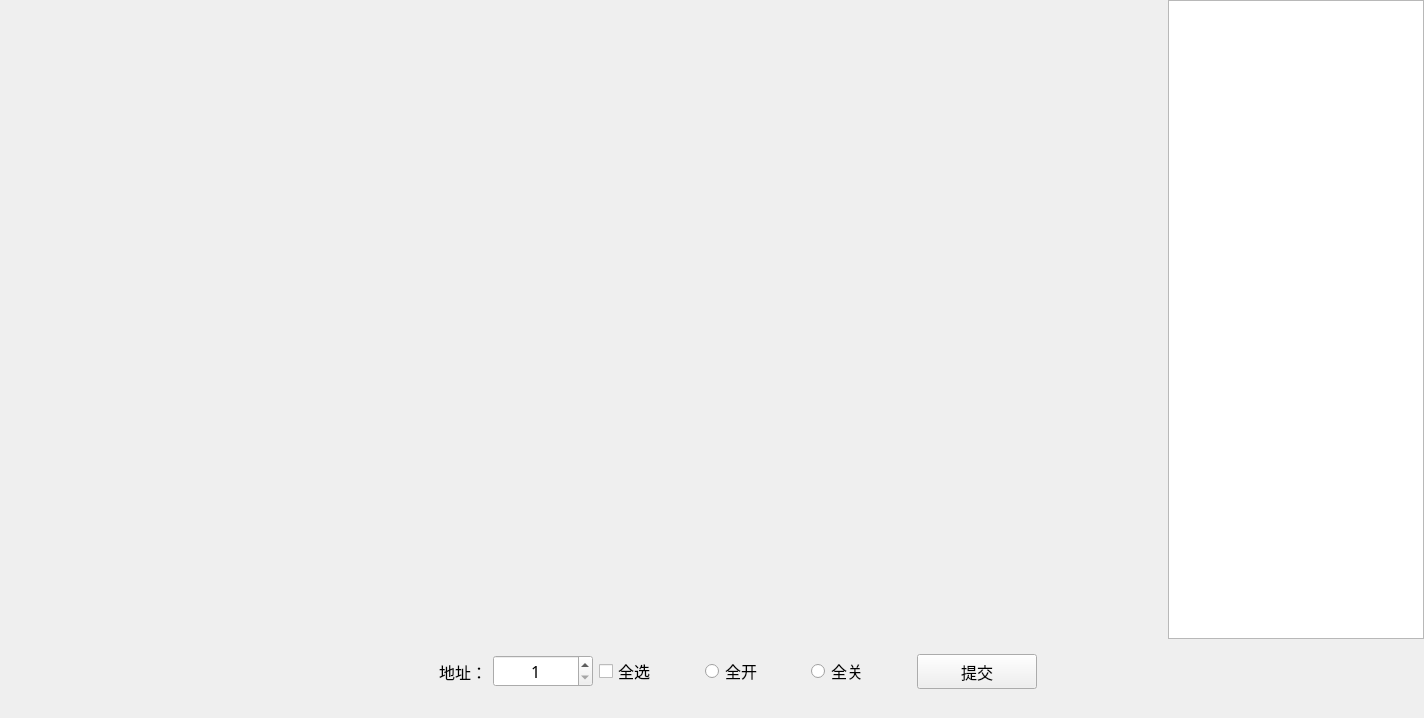
<?xml version="1.0" encoding="UTF-8"?>
<ui version="4.0">
 <class>MV1Set_SwWid</class>
 <widget class="QWidget" name="MV1Set_SwWid">
  <property name="geometry">
   <rect>
    <x>0</x>
    <y>0</y>
    <width>1424</width>
    <height>718</height>
   </rect>
  </property>
  <property name="font">
   <font>
    <family>微软雅黑</family>
    <pointsize>12</pointsize>
   </font>
  </property>
  <property name="windowTitle">
   <string>Form</string>
  </property>
  <layout class="QGridLayout" name="gridLayout_2">
   <property name="leftMargin">
    <number>0</number>
   </property>
   <property name="topMargin">
    <number>0</number>
   </property>
   <property name="rightMargin">
    <number>0</number>
   </property>
   <property name="bottomMargin">
    <number>20</number>
   </property>
   <property name="horizontalSpacing">
    <number>0</number>
   </property>
   <item row="0" column="0">
    <layout class="QHBoxLayout" name="horizontalLayout">
     <item>
      <widget class="QWidget" name="widget" native="true">
       <property name="sizePolicy">
        <sizepolicy hsizetype="Preferred" vsizetype="Preferred">
         <horstretch>200</horstretch>
         <verstretch>0</verstretch>
        </sizepolicy>
       </property>
       <property name="minimumSize">
        <size>
         <width>800</width>
         <height>400</height>
        </size>
       </property>
       <layout class="QGridLayout" name="gridLayout">
        <item row="5" column="1">
         <widget class="QWidget" name="widget_17" native="true">
          <property name="styleSheet">
           <string notr="true"/>
          </property>
         </widget>
        </item>
        <item row="5" column="2">
         <widget class="QWidget" name="widget_18" native="true">
          <property name="styleSheet">
           <string notr="true"/>
          </property>
         </widget>
        </item>
        <item row="3" column="2">
         <widget class="QWidget" name="widget_12" native="true">
          <property name="styleSheet">
           <string notr="true"/>
          </property>
         </widget>
        </item>
        <item row="3" column="1">
         <widget class="QWidget" name="widget_11" native="true">
          <property name="styleSheet">
           <string notr="true"/>
          </property>
         </widget>
        </item>
        <item row="4" column="1">
         <widget class="QWidget" name="widget_14" native="true">
          <property name="styleSheet">
           <string notr="true"/>
          </property>
         </widget>
        </item>
        <item row="4" column="0">
         <widget class="QWidget" name="widget_13" native="true">
          <property name="styleSheet">
           <string notr="true"/>
          </property>
         </widget>
        </item>
        <item row="4" column="2">
         <widget class="QWidget" name="widget_15" native="true">
          <property name="styleSheet">
           <string notr="true"/>
          </property>
         </widget>
        </item>
        <item row="8" column="2">
         <widget class="QWidget" name="widget_24" native="true">
          <property name="styleSheet">
           <string notr="true"/>
          </property>
         </widget>
        </item>
        <item row="3" column="0">
         <widget class="QWidget" name="widget_10" native="true">
          <property name="styleSheet">
           <string notr="true"/>
          </property>
         </widget>
        </item>
        <item row="2" column="2">
         <widget class="QWidget" name="widget_9" native="true">
          <property name="styleSheet">
           <string notr="true"/>
          </property>
         </widget>
        </item>
        <item row="2" column="1">
         <widget class="QWidget" name="widget_8" native="true">
          <property name="styleSheet">
           <string notr="true"/>
          </property>
         </widget>
        </item>
        <item row="1" column="0">
         <widget class="QWidget" name="widget_4" native="true">
          <property name="styleSheet">
           <string notr="true"/>
          </property>
         </widget>
        </item>
        <item row="0" column="0">
         <widget class="QWidget" name="widget_1" native="true">
          <property name="styleSheet">
           <string notr="true"/>
          </property>
         </widget>
        </item>
        <item row="1" column="2">
         <widget class="QWidget" name="widget_6" native="true">
          <property name="styleSheet">
           <string notr="true"/>
          </property>
         </widget>
        </item>
        <item row="0" column="1">
         <widget class="QWidget" name="widget_2" native="true">
          <property name="styleSheet">
           <string notr="true"/>
          </property>
         </widget>
        </item>
        <item row="2" column="0">
         <widget class="QWidget" name="widget_7" native="true">
          <property name="styleSheet">
           <string notr="true"/>
          </property>
         </widget>
        </item>
        <item row="1" column="1">
         <widget class="QWidget" name="widget_5" native="true">
          <property name="styleSheet">
           <string notr="true"/>
          </property>
         </widget>
        </item>
        <item row="0" column="2">
         <widget class="QWidget" name="widget_3" native="true">
          <property name="styleSheet">
           <string notr="true"/>
          </property>
         </widget>
        </item>
        <item row="6" column="2">
         <widget class="QWidget" name="widget_21" native="true">
          <property name="styleSheet">
           <string notr="true"/>
          </property>
         </widget>
        </item>
        <item row="5" column="0">
         <widget class="QWidget" name="widget_16" native="true">
          <property name="styleSheet">
           <string notr="true"/>
          </property>
         </widget>
        </item>
        <item row="8" column="0">
         <widget class="QWidget" name="widget_22" native="true">
          <property name="styleSheet">
           <string notr="true"/>
          </property>
         </widget>
        </item>
        <item row="8" column="1">
         <widget class="QWidget" name="widget_23" native="true">
          <property name="styleSheet">
           <string notr="true"/>
          </property>
         </widget>
        </item>
        <item row="6" column="0">
         <widget class="QWidget" name="widget_19" native="true">
          <property name="styleSheet">
           <string notr="true"/>
          </property>
         </widget>
        </item>
        <item row="6" column="1">
         <widget class="QWidget" name="widget_20" native="true">
          <property name="styleSheet">
           <string notr="true"/>
          </property>
         </widget>
        </item>
       </layout>
      </widget>
     </item>
     <item>
      <widget class="QTextEdit" name="textEdit">
       <property name="sizePolicy">
        <sizepolicy hsizetype="Expanding" vsizetype="Expanding">
         <horstretch>0</horstretch>
         <verstretch>0</verstretch>
        </sizepolicy>
       </property>
       <property name="minimumSize">
        <size>
         <width>200</width>
         <height>400</height>
        </size>
       </property>
       <property name="maximumSize">
        <size>
         <width>16777215</width>
         <height>16777215</height>
        </size>
       </property>
       <property name="font">
        <font>
         <family>微软雅黑</family>
         <pointsize>12</pointsize>
        </font>
       </property>
      </widget>
     </item>
    </layout>
   </item>
   <item row="1" column="0">
    <widget class="QWidget" name="widget_25" native="true">
     <layout class="QHBoxLayout" name="horizontalLayout_2">
      <item>
       <spacer name="horizontalSpacer">
        <property name="orientation">
         <enum>Qt::Horizontal</enum>
        </property>
        <property name="sizeHint" stdset="0">
         <size>
          <width>40</width>
          <height>20</height>
         </size>
        </property>
       </spacer>
      </item>
      <item>
       <widget class="QLabel" name="label">
        <property name="minimumSize">
         <size>
          <width>100</width>
          <height>30</height>
         </size>
        </property>
        <property name="font">
         <font>
          <family>微软雅黑</family>
          <pointsize>12</pointsize>
         </font>
        </property>
        <property name="text">
         <string>地址：</string>
        </property>
        <property name="alignment">
         <set>Qt::AlignRight|Qt::AlignTrailing|Qt::AlignVCenter</set>
        </property>
       </widget>
      </item>
      <item>
       <widget class="QSpinBox" name="spinBox">
        <property name="minimumSize">
         <size>
          <width>100</width>
          <height>30</height>
         </size>
        </property>
        <property name="font">
         <font>
          <family>微软雅黑</family>
          <pointsize>12</pointsize>
         </font>
        </property>
        <property name="alignment">
         <set>Qt::AlignCenter</set>
        </property>
        <property name="minimum">
         <number>1</number>
        </property>
       </widget>
      </item>
      <item>
       <widget class="QCheckBox" name="checkBox">
        <property name="minimumSize">
         <size>
          <width>100</width>
          <height>30</height>
         </size>
        </property>
        <property name="font">
         <font>
          <family>微软雅黑</family>
          <pointsize>12</pointsize>
         </font>
        </property>
        <property name="text">
         <string>全选</string>
        </property>
       </widget>
      </item>
      <item>
       <widget class="QRadioButton" name="openRadio">
        <property name="minimumSize">
         <size>
          <width>100</width>
          <height>30</height>
         </size>
        </property>
        <property name="font">
         <font>
          <family>微软雅黑</family>
          <pointsize>12</pointsize>
         </font>
        </property>
        <property name="text">
         <string>全开</string>
        </property>
       </widget>
      </item>
      <item>
       <widget class="QRadioButton" name="closeRadio">
        <property name="minimumSize">
         <size>
          <width>100</width>
          <height>30</height>
         </size>
        </property>
        <property name="font">
         <font>
          <family>微软雅黑</family>
          <pointsize>12</pointsize>
         </font>
        </property>
        <property name="text">
         <string>全关</string>
        </property>
       </widget>
      </item>
      <item>
       <widget class="QPushButton" name="pushButton">
        <property name="minimumSize">
         <size>
          <width>120</width>
          <height>35</height>
         </size>
        </property>
        <property name="font">
         <font>
          <family>微软雅黑</family>
          <pointsize>12</pointsize>
         </font>
        </property>
        <property name="text">
         <string>提交</string>
        </property>
       </widget>
      </item>
      <item>
       <spacer name="horizontalSpacer_2">
        <property name="orientation">
         <enum>Qt::Horizontal</enum>
        </property>
        <property name="sizeHint" stdset="0">
         <size>
          <width>40</width>
          <height>20</height>
         </size>
        </property>
       </spacer>
      </item>
     </layout>
    </widget>
   </item>
  </layout>
 </widget>
 <resources/>
 <connections/>
</ui>
